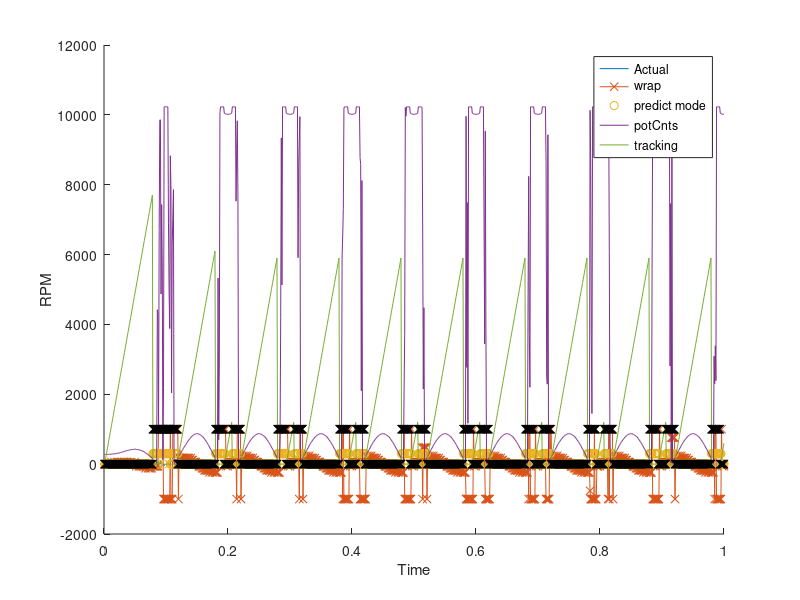
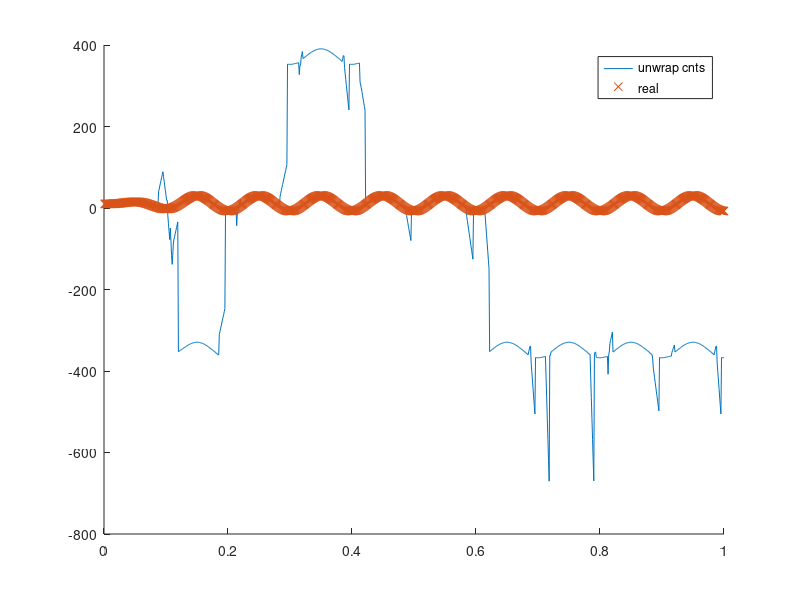
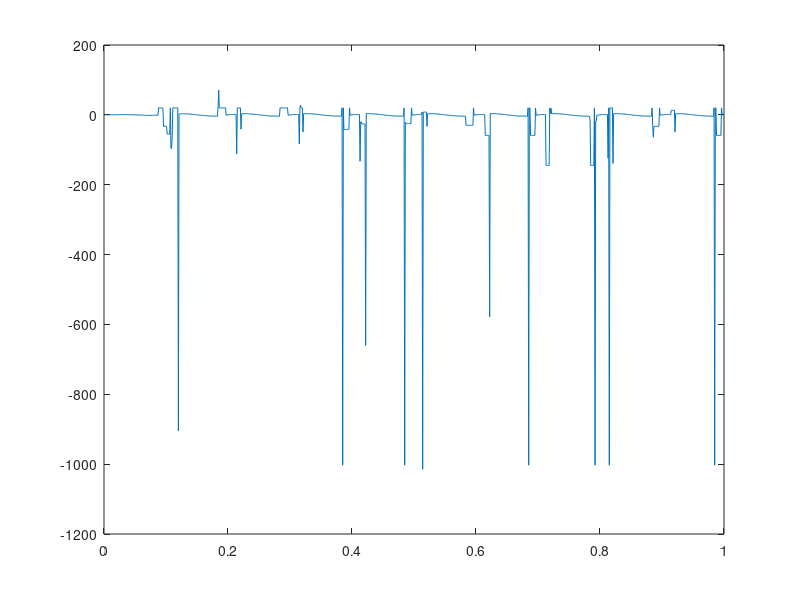

These charts were generated, in order, by the following MATLAB code:
clear
clc

potMtrCntsPrev = 0;
potMtrCnts = 0;
mtrPosCnts = 0;


realMrPos = 10;
realMrPosPrev = 10;

realMrrate = 0;

sampledMtrPos = 0;
wrapOffset = 0;
diffCounts = 0;

diff_cnts = 0;

meas_spd =0;
countIdx = 1;

deadzone_hard = 4; % degs
deadzone_soft_p = 360 - deadzone_hard - deadzone_hard/2; %deg
deadzone_soft_n = deadzone_hard + deadzone_hard/2; %deg

deadzoneSizeDeg = 360 -deadzone_soft_p + deadzone_soft_n;
extCnt2Deg = (360-15)/1023;
extDeg2Cnt = 1/extCnt2Deg;
deadzoneSizeCnt = floor(deadzoneSizeDeg*extDeg2Cnt);
totRevCnt = 1023 + floor(deadzoneSizeCnt);

dt_sim = 1/100000;
dt_cntrl = 1/1000;
t = [0:dt_sim:1];

tao = 0.0000000001;
alpha = dt_cntrl/(tao + dt_cntrl);


mtrSpeed_rpm = (200*sin(2*pi*10*t)).* min(exp(t*5)-1,1) ;
mtrSpeed_rps = mtrSpeed_rpm/60;
mtrSpeed_dps = mtrSpeed_rps *360;
mtrSpeed_cps = mtrSpeed_rps*1023;

startOffset_deg = 10;

WRAP_THRESHOLD = 20;

numSectors = 12;
sizeSector = ceil(1023/numSectors);
prevSector = ceil(realMrPos / sizeSector);
curSector = prevSector;
secVect = [0:numSectors-1];
predSector = 0;

deadzoneEN = 1;
wrapEn     = 1;  % 1 = wrap logic, 0 = observer

max_RPM_sat = 1000;

initRun = 0;
predictMode = 0;
predictModePrev = 0;
diffCountsPrev =  mod(realMrPos,360);

% startOffset_deg/360
% curSector      = 
% prevSector     = curSector;
% sampledMtrPos  = 
% potMtrCntsPrev = sampledMtrPos;

 
 wrapCounter = 0;
 trackingAckPrev = 0;
      
      x0 = zeros(4);
      x = x0;
%%      
wrapCnt = 0;
trackingAck = 0;

for ii = 1:length(t)
  realMrPos = realMrPos + mtrSpeed_dps(ii)*dt_sim;
  
     mtrPosCnts = realMrPos*1023/360;
  
  realMrrate(ii) = (realMrPos - realMrPosPrev)/(dt_sim);
  realMrPosPrev = realMrPos;
  
  realMrPos_deg(ii) = realMrPos;
  realMtrPos_cnts(ii) = mtrPosCnts;
  
%   if (t(ii) >= 0.103)
%      disp('time hit') 
%   end
  
  
  if (mod(ii,dt_cntrl/dt_sim) == 0)
    
    
      mtrDir = sign(mtrSpeed_cps(ii));
  
    %% Deadzone
    if (deadzoneEN)
      deadzoneCalc = mod(realMrPos,360);
      deadzoneFlag = 1;
      if (((360 -deadzone_hard/2) < deadzoneCalc ) || (deadzoneCalc < deadzone_hard/2))
        
         sampledMtrPos = randi([0 1023]);
%           sampledMtrPos = 0;
%         disp('rand')
      elseif (deadzoneCalc > deadzone_soft_p)
        sampledMtrPos = 1023;
%                 disp('hold high')
      elseif(deadzoneCalc < deadzone_soft_n)
      % do neg
      sampledMtrPos = 0;
%               disp('hold low')
      else
        sampledMtrPos = mod(floor(mtrPosCnts),1023) ;
        deadzoneFlag = 0;
      end
      
      
    else
      sampledMtrPos = mod(floor(mtrPosCnts),1023) ;
    end
    
    potMtrCnts = sampledMtrPos  
   
    %% end zone
   
      
      
    
    
    
    if(initRun ==  0)
      potMtrCntsPrev = sampledMtrPos;
      diffCountsPrev = sampledMtrPos;
    end
    
    
    
    
    if (wrapEn )
    
     % Find out where we area
       curSector = ceil(sampledMtrPos / sizeSector);
       
       if((sampledMtrPos == 0) || (sampledMtrPos == 1023))
          predictMode = 1;
          trackingAck = 0;
          trackingAckPrev = 0; 
       else
           if (abs(sampledMtrPos - trackingAckPrev) < WRAP_THRESHOLD )
               trackingAckPrev = sampledMtrPos;
               trackingAck = trackingAck +1;
           else
               trackingAck = 0;
           end
           trackingAckPrev = sampledMtrPos;
       end
       
       if (predictModePrev)
          predictZone = 0; %deadzoneSizeCnt;
       else
          predictZone = 0;
       end
       

        
         
        % Wrap check down
      if( ((curSector == 1) || (curSector == 0)) && ((prevSector == 13) || (prevSector == 12 )))
        wrapOffset = 1023 -  potMtrCntsPrev;
        diffCounts = (sampledMtrPos + wrapOffset);
        wrapCnt = wrapCnt +1;
      % Wrap check up  
      elseif( ((curSector == 12) || (curSector == 13 )) && ((prevSector == 0) ||  (prevSector == 1)))
        wrapOffset = 1023 -  sampledMtrPos;
        diffCounts = -(wrapOffset + potMtrCntsPrev);
        wrapCnt = wrapCnt - 1;
      else
          
        if (abs(curSector - prevSector) > 1)
          predictMode = 1;
%         elseif(((curSector - prevSector) ~= sign(mtrDir)) && ((curSector - prevSector) ~= 0))
%          predictMode = 1;
%         elseif (( abs(sampledMtrPos - potMtrCntsPrev) > WRAP_THRESHOLD) && (diffCountsPrev ~= 0)) % add accel limit
%          predictMode = 1;
        end
           
        

            if(predictMode)
                 if ((trackingAck) >= 2)
                    predictMode = 0;
                 else

                  sampledMtrPos = mod(potMtrCntsPrev + diffCountsPrev, 1023);
                  curSector = ceil(sampledMtrPos / sizeSector);
                  predictZone = 0;

                        % Wrap check down
                      if( ((curSector == 1) || (curSector == 0)) && ((prevSector == 13) || (prevSector == 12 )))
                        wrapOffset = 1023 -  potMtrCntsPrev;
                        diffCounts = (sampledMtrPos + wrapOffset);
                        wrapCnt = wrapCnt +1;
                      % Wrap check up  
                      elseif( ((curSector == 12) || (curSector == 13 )) && ((prevSector == 0) ||  (prevSector == 1)))
                        wrapOffset = 1023 -  sampledMtrPos;
                        diffCounts = -(wrapOffset + potMtrCntsPrev);
                        wrapCnt = wrapCnt - 1;
                      end
                 end
            end

                tempDiff = sampledMtrPos - potMtrCntsPrev;
                diffCounts = tempDiff;

                diffCounts = min(diffCounts, WRAP_THRESHOLD);
%                 diffCounts = min(diffCounts, WRAP_THRESHOLD);

                mtrPosCntsUnwrapped = sampledMtrPos + wrapCnt*1023;

            
        mtrPosCntsUnwrapped = sampledMtrPos + wrapCnt*1023;


      end
    
         
         
%         else
%         
%       
%         tempDiff = sampledMtrPos - potMtrCntsPrev;
%         diffCounts = tempDiff;
%         
%         diffCounts = min(diffCounts, WRAP_THRESHOLD);
%         
%         mtrPosCntsUnwrapped = sampledMtrPos + wrapCnt*1023;
%         
%        
%       
%         
%      
%         calcMtrPos = (sampledMtrPos+wrapCnt*1023);
%       
%        tempDiff = (sampledMtrPos+wrapCnt*1023) - (potMtrCntsPrev+wrapCnt*1023);
%         
% %         y = C*x; % + D*tempDiff;
%         x = A*x; % + B*tempDiff;
        
  %%      diffCounts = y(1);
        
%         est_out = y(4);
        
     
      
    else
      
      %% original logic
      tempDiff = sampledMtrPos - potMtrCntsPrev;
      diffCounts = tempDiff;
      
    
     %/*  Wrap finder */
      if (tempDiff > WRAP_THRESHOLD)
        % forward Wrap, 800 - 100 = 700 > 200
        wrapOffset = 1023 - potMtrCnts;
        diffCounts = -(wrapOffset + potMtrCntsPrev);
      
      elseif(tempDiff < -WRAP_THRESHOLD)
        % Backwards, 60 - 900 = -840 < 200
        wrapOffset = 1023 - potMtrCntsPrev;
        diffCounts = (potMtrCnts + wrapOffset);
      
      else
 %       no motion
        wrapOffset = 0;
        diffCounts = tempDiff;
      end
  
    end

      
    %    if ( (meas_, spd(countIdx) < 0)  ||   (meas_spd(countIdx) > 4000))
   if ( (diffCounts) < -30 )
        disp('break')
   end

%    if (   trackingAck == 0)
%          disp('break')
%     end
      

    meas_predSect(countIdx)= predSector;
    meas_dir(countIdx)  = mtrDir;
    meas_sct(countIdx) = curSector;
    meas_cnt(countIdx) = sampledMtrPos; 
    diff_cnts(countIdx) = diffCounts;
    meas_spd(countIdx) = diffCounts*(60/1023)/(dt_cntrl);
    meas_spd(countIdx) = min(meas_spd(countIdx),max_RPM_sat);
    meas_spd(countIdx) = max(meas_spd(countIdx),-max_RPM_sat);
    real_spd(countIdx)  = mtrSpeed_rpm(ii);
    meas_time(countIdx) = t(ii); 
    meas_mtrPos(countIdx)  = realMrPos;
    
    meas_potMtrCnts(countIdx) = potMtrCnts;
    meas_deadzoneFlag(countIdx) = deadzoneFlag;   
    meas_trackingAck(countIdx) =trackingAck;
    
    meas_mtrPosCntsUnwrapped(countIdx)  = mtrPosCntsUnwrapped;
    
    meas_mtrPosCnts(countIdx)  = mod(mtrPosCnts,1023);
    
%     meas_calcMtrPos(countIdx)  = calcMtrPos;
    meas_wrapCnt(countIdx)  = wrapCnt;

    meas_pred(countIdx) = predictMode;     
%     meas_predPosCnts(countIdx) = predPosCnts;    
%     meas_estm(countIdx) = est_out*(60/1023)/(dt_cntrl);     
    
    predictModePrev = predictMode;
    diffCountsPrev = diffCounts;
    potMtrCntsPrev = sampledMtrPos;
    prevSector = curSector;
    countIdx = countIdx+1;
    
    predictMode = 0;
    
    initRun = 1;
  end
  
  
end

% meas_spd(2) = mtrSpeed_rpm(2);

figure(1),clf
% subplot(211)
hold all
%plot(t,realMrrate)
plot(t, mtrSpeed_rpm)
plot(meas_time, meas_spd,'-x')
% plot(meas_time, meas_estm,'-o')

% plot(plot(meas_time, meas_estm)
plot(meas_time,meas_pred*300,'o')
plot(meas_time,meas_potMtrCnts*10)
plot(meas_time,meas_trackingAck*100)
plot(meas_time,meas_deadzoneFlag*1000, 'kx')

legend({'Actual'; 'wrap'; 'predict mode'; 'potCnts'; 'tracking'})

xlabel('Time')
ylabel('RPM')


figure(2),clf
hold all
plot(meas_time,meas_mtrPosCntsUnwrapped*360/1023)
plot(meas_time,meas_mtrPos,'x')
% plot(meas_time,meas_pred*3000,'x')
legend({'unwrap cnts';'real'})
figure(3),clf
plot(meas_time,diff_cnts)
%plot(meas_time, meas_estm,'-o')
% plot(t, realMtrPos_cnts*360/1023)
% plot(t, realMrPos_deg)

